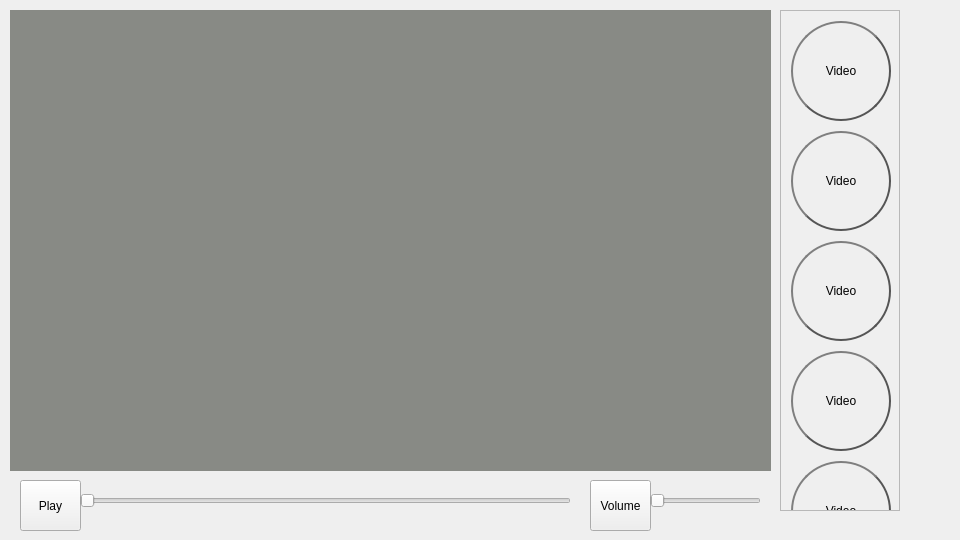
<?xml version="1.0" encoding="UTF-8"?>
<ui version="4.0">
 <class>Form</class>
 <widget class="QWidget" name="Form">
  <property name="geometry">
   <rect>
    <x>0</x>
    <y>0</y>
    <width>960</width>
    <height>540</height>
   </rect>
  </property>
  <property name="windowTitle">
   <string>Form</string>
  </property>
  <widget class="QWidget" name="widget" native="true">
   <property name="geometry">
    <rect>
     <x>10</x>
     <y>10</y>
     <width>761</width>
     <height>461</height>
    </rect>
   </property>
   <property name="palette">
    <palette>
     <active>
      <colorrole role="WindowText">
       <brush brushstyle="SolidPattern">
        <color alpha="255">
         <red>0</red>
         <green>0</green>
         <blue>0</blue>
        </color>
       </brush>
      </colorrole>
      <colorrole role="Button">
       <brush brushstyle="SolidPattern">
        <color alpha="255">
         <red>136</red>
         <green>138</green>
         <blue>133</blue>
        </color>
       </brush>
      </colorrole>
      <colorrole role="Light">
       <brush brushstyle="SolidPattern">
        <color alpha="255">
         <red>204</red>
         <green>207</green>
         <blue>200</blue>
        </color>
       </brush>
      </colorrole>
      <colorrole role="Midlight">
       <brush brushstyle="SolidPattern">
        <color alpha="255">
         <red>170</red>
         <green>172</green>
         <blue>166</blue>
        </color>
       </brush>
      </colorrole>
      <colorrole role="Dark">
       <brush brushstyle="SolidPattern">
        <color alpha="255">
         <red>68</red>
         <green>69</green>
         <blue>67</blue>
        </color>
       </brush>
      </colorrole>
      <colorrole role="Mid">
       <brush brushstyle="SolidPattern">
        <color alpha="255">
         <red>91</red>
         <green>92</green>
         <blue>89</blue>
        </color>
       </brush>
      </colorrole>
      <colorrole role="Text">
       <brush brushstyle="SolidPattern">
        <color alpha="255">
         <red>0</red>
         <green>0</green>
         <blue>0</blue>
        </color>
       </brush>
      </colorrole>
      <colorrole role="BrightText">
       <brush brushstyle="SolidPattern">
        <color alpha="255">
         <red>255</red>
         <green>255</green>
         <blue>255</blue>
        </color>
       </brush>
      </colorrole>
      <colorrole role="ButtonText">
       <brush brushstyle="SolidPattern">
        <color alpha="255">
         <red>0</red>
         <green>0</green>
         <blue>0</blue>
        </color>
       </brush>
      </colorrole>
      <colorrole role="Base">
       <brush brushstyle="SolidPattern">
        <color alpha="255">
         <red>255</red>
         <green>255</green>
         <blue>255</blue>
        </color>
       </brush>
      </colorrole>
      <colorrole role="Window">
       <brush brushstyle="SolidPattern">
        <color alpha="255">
         <red>136</red>
         <green>138</green>
         <blue>133</blue>
        </color>
       </brush>
      </colorrole>
      <colorrole role="Shadow">
       <brush brushstyle="SolidPattern">
        <color alpha="255">
         <red>0</red>
         <green>0</green>
         <blue>0</blue>
        </color>
       </brush>
      </colorrole>
      <colorrole role="AlternateBase">
       <brush brushstyle="SolidPattern">
        <color alpha="255">
         <red>195</red>
         <green>196</green>
         <blue>194</blue>
        </color>
       </brush>
      </colorrole>
      <colorrole role="ToolTipBase">
       <brush brushstyle="SolidPattern">
        <color alpha="255">
         <red>255</red>
         <green>255</green>
         <blue>220</blue>
        </color>
       </brush>
      </colorrole>
      <colorrole role="ToolTipText">
       <brush brushstyle="SolidPattern">
        <color alpha="255">
         <red>0</red>
         <green>0</green>
         <blue>0</blue>
        </color>
       </brush>
      </colorrole>
      <colorrole role="PlaceholderText">
       <brush brushstyle="SolidPattern">
        <color alpha="128">
         <red>0</red>
         <green>0</green>
         <blue>0</blue>
        </color>
       </brush>
      </colorrole>
     </active>
     <inactive>
      <colorrole role="WindowText">
       <brush brushstyle="SolidPattern">
        <color alpha="255">
         <red>0</red>
         <green>0</green>
         <blue>0</blue>
        </color>
       </brush>
      </colorrole>
      <colorrole role="Button">
       <brush brushstyle="SolidPattern">
        <color alpha="255">
         <red>136</red>
         <green>138</green>
         <blue>133</blue>
        </color>
       </brush>
      </colorrole>
      <colorrole role="Light">
       <brush brushstyle="SolidPattern">
        <color alpha="255">
         <red>204</red>
         <green>207</green>
         <blue>200</blue>
        </color>
       </brush>
      </colorrole>
      <colorrole role="Midlight">
       <brush brushstyle="SolidPattern">
        <color alpha="255">
         <red>170</red>
         <green>172</green>
         <blue>166</blue>
        </color>
       </brush>
      </colorrole>
      <colorrole role="Dark">
       <brush brushstyle="SolidPattern">
        <color alpha="255">
         <red>68</red>
         <green>69</green>
         <blue>67</blue>
        </color>
       </brush>
      </colorrole>
      <colorrole role="Mid">
       <brush brushstyle="SolidPattern">
        <color alpha="255">
         <red>91</red>
         <green>92</green>
         <blue>89</blue>
        </color>
       </brush>
      </colorrole>
      <colorrole role="Text">
       <brush brushstyle="SolidPattern">
        <color alpha="255">
         <red>0</red>
         <green>0</green>
         <blue>0</blue>
        </color>
       </brush>
      </colorrole>
      <colorrole role="BrightText">
       <brush brushstyle="SolidPattern">
        <color alpha="255">
         <red>255</red>
         <green>255</green>
         <blue>255</blue>
        </color>
       </brush>
      </colorrole>
      <colorrole role="ButtonText">
       <brush brushstyle="SolidPattern">
        <color alpha="255">
         <red>0</red>
         <green>0</green>
         <blue>0</blue>
        </color>
       </brush>
      </colorrole>
      <colorrole role="Base">
       <brush brushstyle="SolidPattern">
        <color alpha="255">
         <red>255</red>
         <green>255</green>
         <blue>255</blue>
        </color>
       </brush>
      </colorrole>
      <colorrole role="Window">
       <brush brushstyle="SolidPattern">
        <color alpha="255">
         <red>136</red>
         <green>138</green>
         <blue>133</blue>
        </color>
       </brush>
      </colorrole>
      <colorrole role="Shadow">
       <brush brushstyle="SolidPattern">
        <color alpha="255">
         <red>0</red>
         <green>0</green>
         <blue>0</blue>
        </color>
       </brush>
      </colorrole>
      <colorrole role="AlternateBase">
       <brush brushstyle="SolidPattern">
        <color alpha="255">
         <red>195</red>
         <green>196</green>
         <blue>194</blue>
        </color>
       </brush>
      </colorrole>
      <colorrole role="ToolTipBase">
       <brush brushstyle="SolidPattern">
        <color alpha="255">
         <red>255</red>
         <green>255</green>
         <blue>220</blue>
        </color>
       </brush>
      </colorrole>
      <colorrole role="ToolTipText">
       <brush brushstyle="SolidPattern">
        <color alpha="255">
         <red>0</red>
         <green>0</green>
         <blue>0</blue>
        </color>
       </brush>
      </colorrole>
      <colorrole role="PlaceholderText">
       <brush brushstyle="SolidPattern">
        <color alpha="128">
         <red>0</red>
         <green>0</green>
         <blue>0</blue>
        </color>
       </brush>
      </colorrole>
     </inactive>
     <disabled>
      <colorrole role="WindowText">
       <brush brushstyle="SolidPattern">
        <color alpha="255">
         <red>68</red>
         <green>69</green>
         <blue>67</blue>
        </color>
       </brush>
      </colorrole>
      <colorrole role="Button">
       <brush brushstyle="SolidPattern">
        <color alpha="255">
         <red>136</red>
         <green>138</green>
         <blue>133</blue>
        </color>
       </brush>
      </colorrole>
      <colorrole role="Light">
       <brush brushstyle="SolidPattern">
        <color alpha="255">
         <red>204</red>
         <green>207</green>
         <blue>200</blue>
        </color>
       </brush>
      </colorrole>
      <colorrole role="Midlight">
       <brush brushstyle="SolidPattern">
        <color alpha="255">
         <red>170</red>
         <green>172</green>
         <blue>166</blue>
        </color>
       </brush>
      </colorrole>
      <colorrole role="Dark">
       <brush brushstyle="SolidPattern">
        <color alpha="255">
         <red>68</red>
         <green>69</green>
         <blue>67</blue>
        </color>
       </brush>
      </colorrole>
      <colorrole role="Mid">
       <brush brushstyle="SolidPattern">
        <color alpha="255">
         <red>91</red>
         <green>92</green>
         <blue>89</blue>
        </color>
       </brush>
      </colorrole>
      <colorrole role="Text">
       <brush brushstyle="SolidPattern">
        <color alpha="255">
         <red>68</red>
         <green>69</green>
         <blue>67</blue>
        </color>
       </brush>
      </colorrole>
      <colorrole role="BrightText">
       <brush brushstyle="SolidPattern">
        <color alpha="255">
         <red>255</red>
         <green>255</green>
         <blue>255</blue>
        </color>
       </brush>
      </colorrole>
      <colorrole role="ButtonText">
       <brush brushstyle="SolidPattern">
        <color alpha="255">
         <red>68</red>
         <green>69</green>
         <blue>67</blue>
        </color>
       </brush>
      </colorrole>
      <colorrole role="Base">
       <brush brushstyle="SolidPattern">
        <color alpha="255">
         <red>136</red>
         <green>138</green>
         <blue>133</blue>
        </color>
       </brush>
      </colorrole>
      <colorrole role="Window">
       <brush brushstyle="SolidPattern">
        <color alpha="255">
         <red>136</red>
         <green>138</green>
         <blue>133</blue>
        </color>
       </brush>
      </colorrole>
      <colorrole role="Shadow">
       <brush brushstyle="SolidPattern">
        <color alpha="255">
         <red>0</red>
         <green>0</green>
         <blue>0</blue>
        </color>
       </brush>
      </colorrole>
      <colorrole role="AlternateBase">
       <brush brushstyle="SolidPattern">
        <color alpha="255">
         <red>136</red>
         <green>138</green>
         <blue>133</blue>
        </color>
       </brush>
      </colorrole>
      <colorrole role="ToolTipBase">
       <brush brushstyle="SolidPattern">
        <color alpha="255">
         <red>255</red>
         <green>255</green>
         <blue>220</blue>
        </color>
       </brush>
      </colorrole>
      <colorrole role="ToolTipText">
       <brush brushstyle="SolidPattern">
        <color alpha="255">
         <red>0</red>
         <green>0</green>
         <blue>0</blue>
        </color>
       </brush>
      </colorrole>
      <colorrole role="PlaceholderText">
       <brush brushstyle="SolidPattern">
        <color alpha="128">
         <red>0</red>
         <green>0</green>
         <blue>0</blue>
        </color>
       </brush>
      </colorrole>
     </disabled>
    </palette>
   </property>
   <property name="autoFillBackground">
    <bool>true</bool>
   </property>
  </widget>
  <widget class="QPushButton" name="pushButton">
   <property name="geometry">
    <rect>
     <x>20</x>
     <y>480</y>
     <width>61</width>
     <height>51</height>
    </rect>
   </property>
   <property name="text">
    <string>Play</string>
   </property>
  </widget>
  <widget class="QPushButton" name="pushButton_2">
   <property name="geometry">
    <rect>
     <x>590</x>
     <y>480</y>
     <width>61</width>
     <height>51</height>
    </rect>
   </property>
   <property name="text">
    <string>Volume</string>
   </property>
  </widget>
  <widget class="QSlider" name="horizontalSlider">
   <property name="geometry">
    <rect>
     <x>80</x>
     <y>480</y>
     <width>491</width>
     <height>41</height>
    </rect>
   </property>
   <property name="orientation">
    <enum>Qt::Horizontal</enum>
   </property>
  </widget>
  <widget class="QSlider" name="horizontalSlider_2">
   <property name="geometry">
    <rect>
     <x>650</x>
     <y>480</y>
     <width>111</width>
     <height>41</height>
    </rect>
   </property>
   <property name="orientation">
    <enum>Qt::Horizontal</enum>
   </property>
  </widget>
  <widget class="QScrollArea" name="scrollArea">
   <property name="geometry">
    <rect>
     <x>780</x>
     <y>10</y>
     <width>120</width>
     <height>501</height>
    </rect>
   </property>
   <property name="widgetResizable">
    <bool>true</bool>
   </property>
   <widget class="QWidget" name="scrollAreaWidgetContents">
    <property name="geometry">
     <rect>
      <x>0</x>
      <y>0</y>
      <width>118</width>
      <height>499</height>
     </rect>
    </property>
    <widget class="QPushButton" name="pushButton_3">
     <property name="geometry">
      <rect>
       <x>10</x>
       <y>10</y>
       <width>100</width>
       <height>100</height>
      </rect>
     </property>
     <property name="styleSheet">
      <string notr="true">QPushButton {
    border: 2px solid #555;
    border-radius: 50px;
    border-style: outset;
    background: qradialgradient(
        cx: 0.3, cy: -0.4, fx: 0.3, fy: -0.4,
        radius: 1.35, stop: 0 #fff, stop: 1 #888
        );
    padding: 5px;
    }

QPushButton:hover {
    background: qradialgradient(
        cx: 0.3, cy: -0.4, fx: 0.3, fy: -0.4,
        radius: 1.35, stop: 0 #fff, stop: 1 #bbb
        );
    }

QPushButton:pressed {
    border-style: inset;
    background: qradialgradient(
        cx: 0.4, cy: -0.1, fx: 0.4, fy: -0.1,
        radius: 1.35, stop: 0 #fff, stop: 1 #ddd
        );
    }
</string>
     </property>
     <property name="text">
      <string>Video</string>
     </property>
    </widget>
    <widget class="QPushButton" name="pushButton_4">
     <property name="geometry">
      <rect>
       <x>10</x>
       <y>120</y>
       <width>100</width>
       <height>100</height>
      </rect>
     </property>
     <property name="styleSheet">
      <string notr="true">QPushButton {
    border: 2px solid #555;
    border-radius: 50px;
    border-style: outset;
    background: qradialgradient(
        cx: 0.3, cy: -0.4, fx: 0.3, fy: -0.4,
        radius: 1.35, stop: 0 #fff, stop: 1 #888
        );
    padding: 5px;
    }

QPushButton:hover {
    background: qradialgradient(
        cx: 0.3, cy: -0.4, fx: 0.3, fy: -0.4,
        radius: 1.35, stop: 0 #fff, stop: 1 #bbb
        );
    }

QPushButton:pressed {
    border-style: inset;
    background: qradialgradient(
        cx: 0.4, cy: -0.1, fx: 0.4, fy: -0.1,
        radius: 1.35, stop: 0 #fff, stop: 1 #ddd
        );
    }
</string>
     </property>
     <property name="text">
      <string>Video</string>
     </property>
    </widget>
    <widget class="QPushButton" name="pushButton_5">
     <property name="geometry">
      <rect>
       <x>10</x>
       <y>230</y>
       <width>100</width>
       <height>100</height>
      </rect>
     </property>
     <property name="styleSheet">
      <string notr="true">QPushButton {
    border: 2px solid #555;
    border-radius: 50px;
    border-style: outset;
    background: qradialgradient(
        cx: 0.3, cy: -0.4, fx: 0.3, fy: -0.4,
        radius: 1.35, stop: 0 #fff, stop: 1 #888
        );
    padding: 5px;
    }

QPushButton:hover {
    background: qradialgradient(
        cx: 0.3, cy: -0.4, fx: 0.3, fy: -0.4,
        radius: 1.35, stop: 0 #fff, stop: 1 #bbb
        );
    }

QPushButton:pressed {
    border-style: inset;
    background: qradialgradient(
        cx: 0.4, cy: -0.1, fx: 0.4, fy: -0.1,
        radius: 1.35, stop: 0 #fff, stop: 1 #ddd
        );
    }
</string>
     </property>
     <property name="text">
      <string>Video</string>
     </property>
    </widget>
    <widget class="QPushButton" name="pushButton_6">
     <property name="geometry">
      <rect>
       <x>10</x>
       <y>340</y>
       <width>100</width>
       <height>100</height>
      </rect>
     </property>
     <property name="styleSheet">
      <string notr="true">QPushButton {
    border: 2px solid #555;
    border-radius: 50px;
    border-style: outset;
    background: qradialgradient(
        cx: 0.3, cy: -0.4, fx: 0.3, fy: -0.4,
        radius: 1.35, stop: 0 #fff, stop: 1 #888
        );
    padding: 5px;
    }

QPushButton:hover {
    background: qradialgradient(
        cx: 0.3, cy: -0.4, fx: 0.3, fy: -0.4,
        radius: 1.35, stop: 0 #fff, stop: 1 #bbb
        );
    }

QPushButton:pressed {
    border-style: inset;
    background: qradialgradient(
        cx: 0.4, cy: -0.1, fx: 0.4, fy: -0.1,
        radius: 1.35, stop: 0 #fff, stop: 1 #ddd
        );
    }
</string>
     </property>
     <property name="text">
      <string>Video</string>
     </property>
    </widget>
    <widget class="QPushButton" name="pushButton_7">
     <property name="geometry">
      <rect>
       <x>10</x>
       <y>450</y>
       <width>100</width>
       <height>100</height>
      </rect>
     </property>
     <property name="styleSheet">
      <string notr="true">QPushButton {
    border: 2px solid #555;
    border-radius: 50px;
    border-style: outset;
    background: qradialgradient(
        cx: 0.3, cy: -0.4, fx: 0.3, fy: -0.4,
        radius: 1.35, stop: 0 #fff, stop: 1 #888
        );
    padding: 5px;
    }

QPushButton:hover {
    background: qradialgradient(
        cx: 0.3, cy: -0.4, fx: 0.3, fy: -0.4,
        radius: 1.35, stop: 0 #fff, stop: 1 #bbb
        );
    }

QPushButton:pressed {
    border-style: inset;
    background: qradialgradient(
        cx: 0.4, cy: -0.1, fx: 0.4, fy: -0.1,
        radius: 1.35, stop: 0 #fff, stop: 1 #ddd
        );
    }
</string>
     </property>
     <property name="text">
      <string>Video</string>
     </property>
    </widget>
   </widget>
  </widget>
 </widget>
 <resources/>
 <connections/>
</ui>
